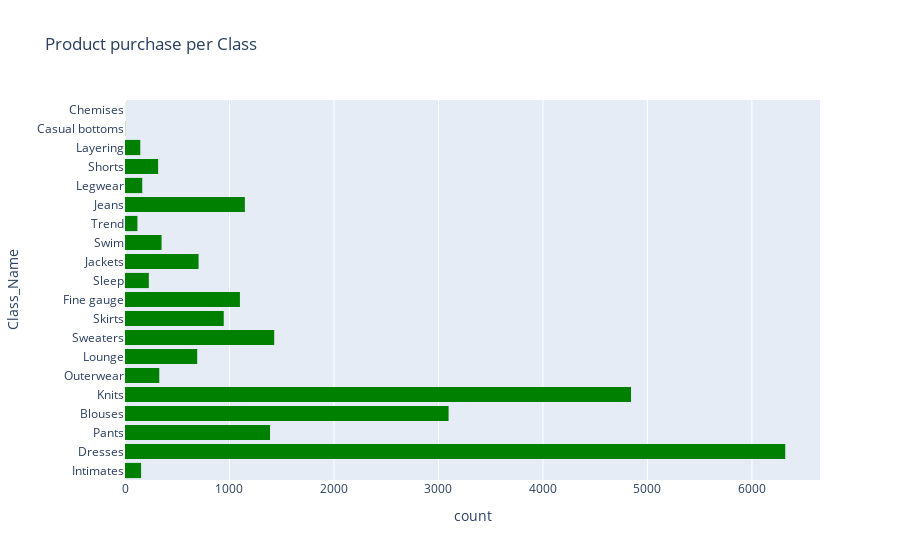

This figure's notebook cell:
### Code cell
hist_comp = px.histogram(comment, y="Class_Name", orientation='h', 
                    color_discrete_sequence=['green'],
                    title=f" Product purchase per Class")
hist_comp.show()

### Figure 1 — Plotly figure (JSON) as saved in the notebook; plotly's stock layout.template omitted (floating-point values rounded to 4 significant figures; data arrays with more than 128 entries replaced by an {"elided": "..."} marker saying what was removed)
{"data": [{"alignmentgroup": "True", "bingroup": "y", "hovertemplate": "count=%{x}<br>Class_Name=%{y}<extra></extra>", "legendgroup": "", "marker": {"color": "green", "pattern": {"shape": ""}}, "name": "", "offsetgroup": "", "orientation": "h", "showlegend": false, "type": "histogram", "xaxis": "x", "y": {"elided": "23486 str values"}, "yaxis": "y"}], "layout": {"barmode": "relative", "legend": {"tracegroupgap": 0}, "title": {"text": " Product purchase per Class"}, "xaxis": {"anchor": "y", "domain": [0, 1], "title": {"text": "count"}}, "yaxis": {"anchor": "x", "domain": [0, 1], "title": {"text": "Class_Name"}}}}
